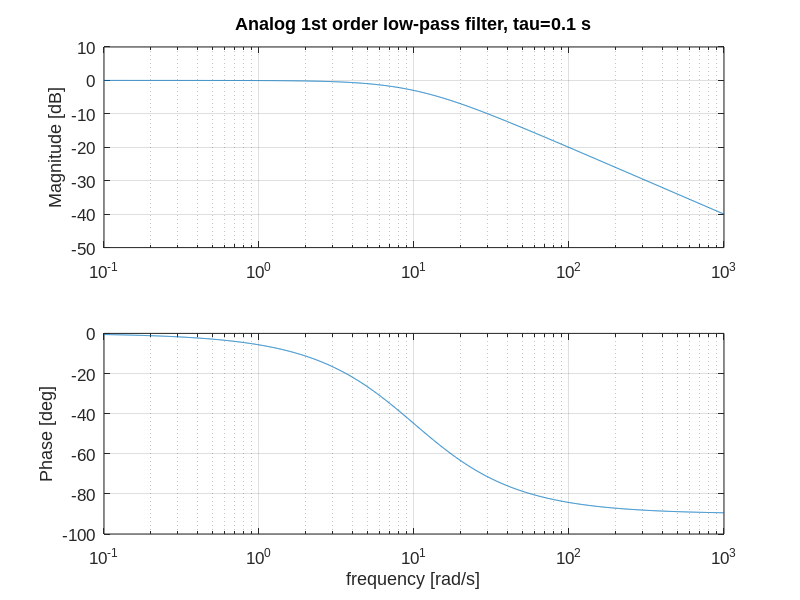
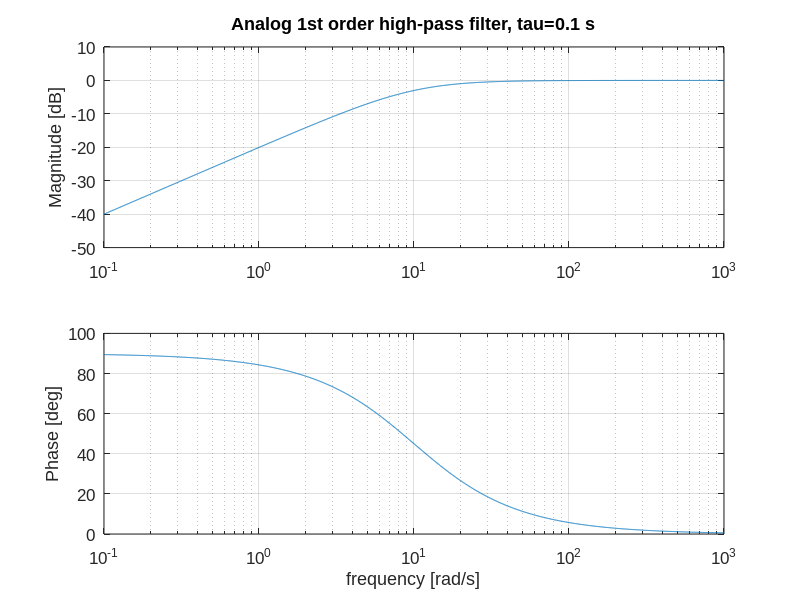
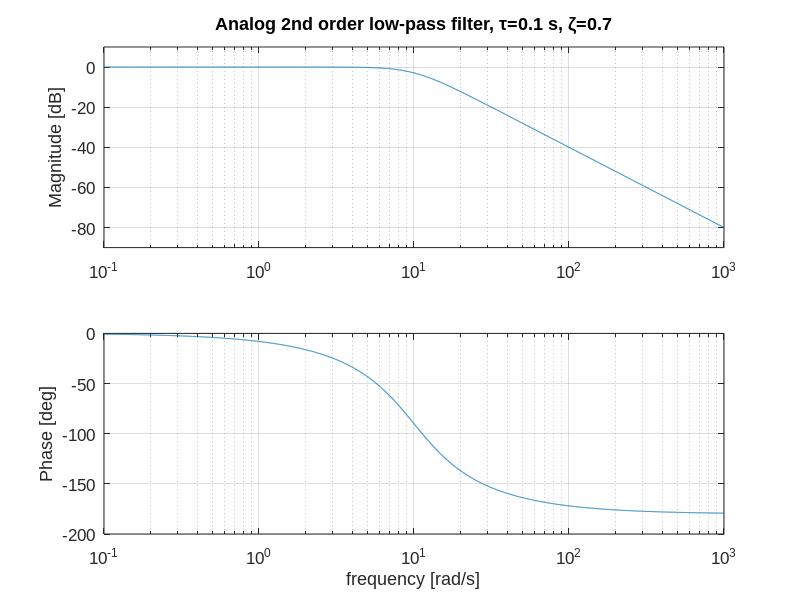
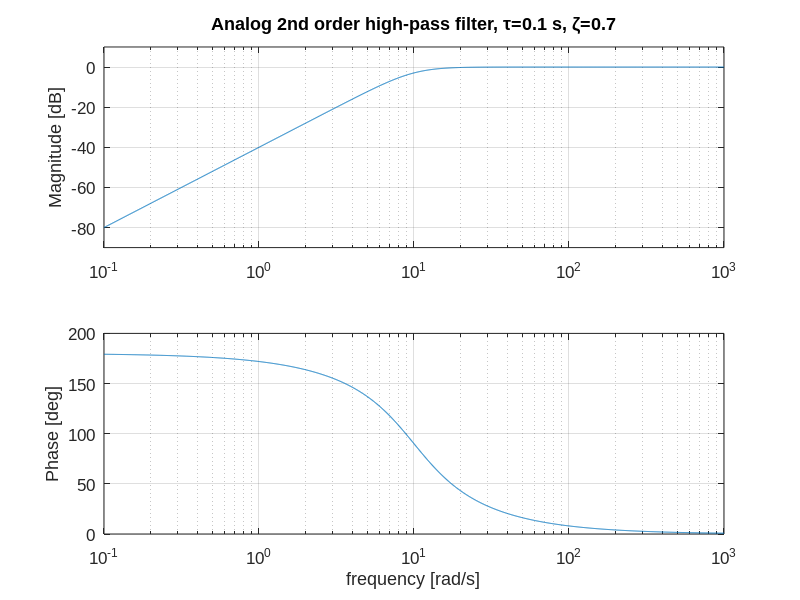

Source code (MATLAB) for these figures, in order:
%
clear
clc
close all

pkg load control

s = tf('s');

cutoff = 1;
tau = 1/10^cutoff;
wc = 1/tau;
omega_arr = logspace(cutoff-2, cutoff+2, 2000);

omega_max = 10^(cutoff+2);
Ts = 0.5*(2*pi)/omega_max;
#Ts = tau/100;



## lpf 1

figure(1);
lpf1 = 1/(tau*s + 1);
[magn, phase] = bode(lpf1, omega_arr);

subplot(2,1,1)
semilogx(omega_arr, 20*log10(magn(:)))
set(gca,'FontSize',12,'Fontname','arial');
title('Analog 1st order low-pass filter, tau=0.1 s')
ylabel('Magnitude [dB]')
grid on;
ylim([-50 10]);
subplot(2,1,2)
semilogx(omega_arr,phase(:))
set(gca,'FontSize',12,'Fontname','arial');
xlabel('frequency [rad/s]')
ylabel('Phase [deg]')
grid on;
#print -dpng lpf_1st.png

## hpf

figure(2);
hpf1 = tau*s/(tau*s + 1);
[magn, phase] = bode(hpf1, omega_arr);

subplot(2,1,1)
semilogx(omega_arr, 20*log10(magn(:)))
set(gca,'FontSize',12,'Fontname','arial');
title('Analog 1st order high-pass filter, tau=0.1 s')
ylabel('Magnitude [dB]')
grid on;
ylim([-50 10]);
subplot(2,1,2)
semilogx(omega_arr,phase(:))
set(gca,'FontSize',12,'Fontname','arial');
xlabel('frequency [rad/s]')
ylabel('Phase [deg]')
grid on;
#print -dpng hpf_1st.png


## lpf 2

figure(3);
zeta = 0.7;
lpf2 = 1/((tau*s)^2 + 2*zeta*tau*s + 1);
#lpf2 = wc^2/((s)^2 + 2*zeta*wc*s + wc^2);
[magn, phase] = bode(lpf2, omega_arr);

subplot(2,1,1)
semilogx(omega_arr, 20*log10(magn(:)))
set(gca,'FontSize',12,'Fontname','arial');
title('Analog 2nd order low-pass filter, \tau=0.1 s, \zeta=0.7')
ylabel('Magnitude [dB]')
grid on;
ylim([-90 10]);
subplot(2,1,2)
semilogx(omega_arr,phase(:))
set(gca,'FontSize',12,'Fontname','arial');
xlabel('frequency [rad/s]')
ylabel('Phase [deg]')
grid on;
#print -dpng lpf_2nd.png

## hpf 2

figure(4);
zeta = 0.7;
#hpf2 = (tau*s)^2/((tau*s)^2 + 2*zeta*tau*s + 1);
hpf2 = s^2/(s^2 + 2*zeta*wc*s + wc^2);
[magn, phase] = bode(hpf2, omega_arr);

subplot(2,1,1)
semilogx(omega_arr, 20*log10(magn(:)))
set(gca,'FontSize',12,'Fontname','arial');
title('Analog 2nd order high-pass filter, \tau=0.1 s, \zeta=0.7')
ylabel('Magnitude [dB]')
grid on;
ylim([-90 10]);
subplot(2,1,2)
semilogx(omega_arr,phase(:))
set(gca,'FontSize',12,'Fontname','arial');
xlabel('frequency [rad/s]')
ylabel('Phase [deg]')
grid on;
#print -dpng hpf_2nd.png



## bpf

figure(5);
zeta = 0.7;
bpf = 2*zeta*wc*s/(s^2 + 2*zeta*wc*s + wc^2);
[magn, phase] = bode(bpf, omega_arr);

subplot(2,1,1)
semilogx(omega_arr, 20*log10(magn(:)))
set(gca,'FontSize',12,'Fontname','arial');
title('Analog band-pass filter, tau=0.1 s, zeta=0.7')
ylabel('Magnitude [dB]')
grid on;
ylim([-40 10]);
subplot(2,1,2)
semilogx(omega_arr,phase(:))
set(gca,'FontSize',12,'Fontname','arial');
xlabel('frequency [rad/s]')
ylabel('Phase [deg]')
grid on;
#print -dpng bpf.png



## bsf

figure(6);

zeta = 0.7;
damping = 1/100;
bsf = (s^2 + 2*damping*zeta*wc*s + wc^2)/(s^2 + 2*zeta*wc*s + wc^2);
[magn, phase] = bode(bsf, omega_arr);

subplot(2,1,1)
semilogx(omega_arr, 20*log10(magn(:)))
set(gca,'FontSize',12,'Fontname','arial');
title('Analog band-stop filter, tau=0.1 s, zeta=0.7, damping 40dB')
ylabel('Magnitude [dB]')
grid on;
ylim([-50 10]);
subplot(2,1,2)
semilogx(omega_arr,phase(:))
set(gca,'FontSize',12,'Fontname','arial');
xlabel('frequency [rad/s]')
ylabel('Phase [deg]')
grid on;



## integrator 1

figure(7);

integrator = tau/(tau*s + 1);
[magn, phase] = bode(integrator, omega_arr);

subplot(2,1,1)
semilogx(omega_arr, 20*log10(magn(:)))
set(gca,'FontSize',12,'Fontname','arial');
title('Integrator with finite dc-gain, tau=0.1 s')
ylabel('Magnitude [dB]')
grid on;
ylim([-70 -10]);
subplot(2,1,2)
semilogx(omega_arr,phase(:))
set(gca,'FontSize',12,'Fontname','arial');
xlabel('frequency [rad/s]')
ylabel('Phase [deg]')
grid on;
#print -dpng integrator.png


## discrete lpf 1

figure(8);
lpf1_d_forward = tf([wc*Ts],[1 -(1-wc*Ts)],Ts);
lpf1_d_used = tf([wc*Ts 0],[1 -(1-wc*Ts)],Ts);
lpf1_d_bilin = tf((wc*Ts)/(2+wc*Ts)*[1 1],[1 -(2-wc*Ts)/(2+wc*Ts)],Ts);

[magn, phase] = bode(lpf1, omega_arr);
[magn_d_lpf1_forward, phase_d_lpf1_forward] = bode(lpf1_d_forward, omega_arr);
[magn_d_lpf1_used, phase_d_lpf1_used] = bode(lpf1_d_used, omega_arr);
[magn_d_lpf1_bilin, phase_d_lpf1_bilin] = bode(lpf1_d_bilin, omega_arr);

subplot(2,1,1)
semilogx(omega_arr, 20*log10(magn_d_lpf1_forward(:)),omega_arr, 20*log10(magn_d_lpf1_used(:)),omega_arr, 20*log10(magn_d_lpf1_bilin(:)))
#semilogx(omega_arr, 20*log10(magn_d_bilin(:)))

set(gca,'FontSize',12,'Fontname','arial');
title('1st order discrete low-pass filters, tau=0.1 s')
ylabel('Magnitude [dB]')
grid on;
ylim([-50 10]);
subplot(2,1,2)
semilogx(omega_arr,phase_d_lpf1_forward(:), omega_arr,phase_d_lpf1_used(:), omega_arr,phase_d_lpf1_bilin(:))
#semilogx(omega_arr,phase_d_bilin(:))
set(gca,'FontSize',12,'Fontname','arial');
xlabel('frequency [rad/s]')
ylabel('Phase [deg]')
grid on;
legend('Forward Euler','Forward Euler Modified','Bilinear','location', 'southwest');
#print -dpng lpf_1st_disc.png




## discrete hpf 1

figure(9);
hpf1_d_forward = tf([1 -1],[1 -(1-wc*Ts)],Ts);
#hpf1_d_bilin = tf([1 -1],[(1+wc*Ts/2) -(1-wc*Ts/2)],Ts);
hpf1_d_bilin = tf((2/(2+wc*Ts))*[1 -1],[1 -(2-wc*Ts)/(2+wc*Ts)],Ts);

[magn, phase] = bode(hpf1, omega_arr);
[magn_d_hpf1_forward, phase_d_hpf1_forward] = bode(hpf1_d_forward, omega_arr);
[magn_d_hpf1_bilin, phase_d_hpf1_bilin] = bode(hpf1_d_bilin, omega_arr);

subplot(2,1,1)
semilogx(omega_arr, 20*log10(magn_d_hpf1_forward(:)), omega_arr, 20*log10(magn_d_hpf1_bilin(:)))

set(gca,'FontSize',12,'Fontname','arial');
title('1st order discrete high-pass filters, tau=0.1 s')
ylabel('Magnitude [dB]')
grid on;
#ylim([-50 10]);
subplot(2,1,2)
semilogx(omega_arr,phase_d_hpf1_forward(:), omega_arr,phase_d_hpf1_bilin(:))
set(gca,'FontSize',12,'Fontname','arial');
xlabel('frequency [rad/s]')
ylabel('Phase [deg]')
grid on;
legend('Forward Euler','Bilinear','location', 'northeast');
#print -dpng hpf_1st_disc.png



## discrete bpf

figure(10);
K = tan(wc*Ts/2);
zeta = 0.7;
bpf_d_bilin = tf(2*zeta*K*[1 0 -1],[(K^2+2*zeta*K+1) 2*(K^2-1) (K^2-2*zeta*K+1)],Ts);

[magn, phase] = bode(bpf, omega_arr);
[magn_d_bpf_bilin, phase_d_bpf_bilin] = bode(bpf_d_bilin, omega_arr);

subplot(2,1,1)
semilogx(omega_arr, 20*log10(magn(:)), omega_arr, 20*log10(magn_d_bpf_bilin(:)))

set(gca,'FontSize',12,'Fontname','arial');
title('discrete band-pass filter, tau=0.1 s')
ylabel('Magnitude [dB]')
grid on;
ylim([-100 10]);
subplot(2,1,2)
semilogx(omega_arr,phase(:), omega_arr,phase_d_bpf_bilin(:))
set(gca,'FontSize',12,'Fontname','arial');
xlabel('frequency [rad/s]')
ylabel('Phase [deg]')
grid on;
legend('Analog','Bilinear','location', 'northeast');
#print -dpng bpf_disc.png









